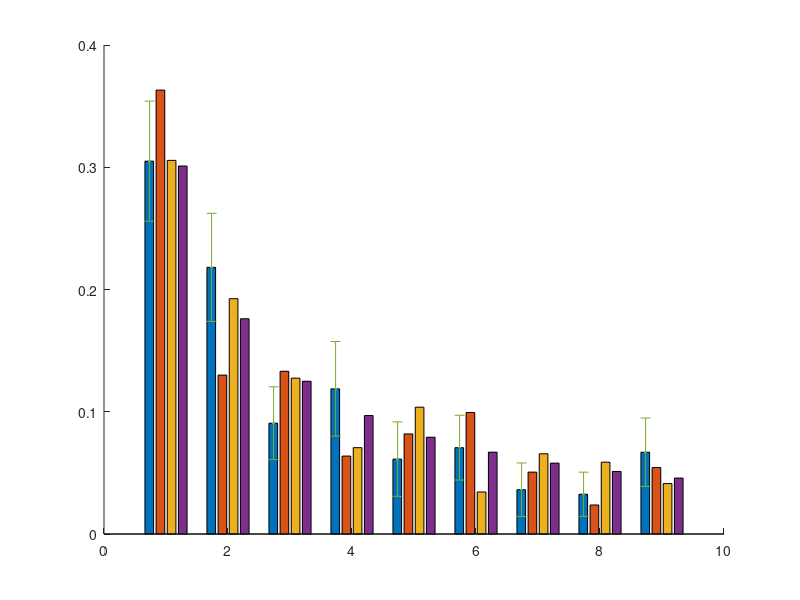

Write MATLAB code to recreate this figure. (Note: this script raises an error after producing the figure.)
%% calculating the frequency of first digit occurance in the data of reported
% cases and deaths for Iran, the US, and the UK and comparing to the 
% Benford distribution to examine irregularities in data

clear; %close all

%% data of reported cases and reported deaths for Iran, the US, and the UK
data = struct('ind',{[],[],[]});

iran_case = [2,5,18,29,43,61,95,139,245,388,593,978,1501,2336,2922,3513,4747,5823,6566,7161,8042,9000,10075,11364,12729,13938,14991,16169,17361,18407,19644,20610,21638,23049,24811,27017,29406,32332,35408,38309,41495,44605,47593]; % Iran reported cases from Feb19 to Apr1
iran_death = [2,2,4,6,8,12,16,19,26,34,43,54,66,77,92,108,124,145,194,237,291,354,429,514,611,724,853,988,1135,1284,1433,1556,1685]; % Iran reported deaths from Feb19 to Mar22
iran_data = [iran_case iran_death]; % combining total reported cases and deaths into one larger data set

us_case = [15,15,35,35,35,53,57,60,60,63,68,75,100,124,158,221,319,435,541,704,994,1301,1630,2183,2771,3617,4604,6357,9317,13898,19551,24418,33840,44189,55398,68905,86379,105217,124788,144980,168177,193353,220295]; % US reported cases from Feb19 to Apr1
us_death = [1,1,6,9,11,12,15,19,22,26,30,38,41,48,58,73,95,121,171,239,309,374,509,689,957,1260,1614,2110,2754,3251,4066,5151,6394,7576,8839,10384,11793,13298,15526,17691,19802,22038]; % US reported deaths from Feb29 to Apr10
us_data = [us_case us_death]; % combining total reported cases and deaths into one larger data set
    
uk_case = [9,9,13,13,13,13,16,20,23,36,39,51,87,116,164,209,278,321,383,460,590,798,1140,1391,1543,1950,2626,3269,3983,5018,5683,6650,8077,9529,11658,14543,17089,19522,22141,25150,29474]; % UK reported cases from Feb21 to Apr1
uk_death = [1,2,2,3,5,6,8,10,11,21,35,55,71,104,144,177,233,281,335,422,463,578,759,1019,1228,1408,1789,2352,2921,3605,4313,4934,5373,6159,7097,7978,8958]; % UK reported deaths from Mar5 to Apr10
uk_data = [uk_case uk_death]; %c ombining total reported cases and deaths into one larger data set
    
data(1).ind = iran_data;
data(2).ind = us_data;
data(3).ind = uk_data;


%% begin sampling of data and counting the frequency of first digits
loops = 40; %number of times we sample the data
num = 40; %size of sample

firstdig_stat = zeros(loops,9,size(data,2));

for counts = 1:size(data,2)
    
    for iters = 1:loops
        
        r = randperm(size(data(counts).ind,2)); % to randomly sample data of each country
        
        firstdig = zeros(num,1);
        
        %% finding the first digit and counting it's frequency of occurance
        for i = 1:num
            x = data(counts).ind(r(i));
            y = num2str(x);
            firstdig(i) = str2num(y(1));
        end
        
        for j = 1:9
            temp = find(firstdig==j);
            firstdig_stat(iters,j,counts) = size(temp,1);
        end
        
    end
end

%% finding the mean and standard deviation of the frequency of first digit occurance over the number of times we samle the data and normalizing them by the sample size
firstdig_stat_avgs = zeros(3,9);
firstdig_stat_stds = zeros(3,9);

for i =1:size(data,2)
    
firstdig_stat_avgs(i,:) = mean(firstdig_stat(:,:,i))/num;
firstdig_stat_stds(i,:) = std(firstdig_stat(:,:,i))/num;
    
end

%% Benford distribution
ben = zeros(1,9);
for j = 1:9 
    ben(j) = log10(1+(1/j));
end

%% plot the probability distributions and the error bars
bpcombined = [firstdig_stat_avgs(1,:); firstdig_stat_avgs(2,:); firstdig_stat_avgs(3,:); ben(1,:)]';
std_dev = [firstdig_stat_stds(1,:); firstdig_stat_stds(2,:); firstdig_stat_stds(3,:); zeros(1,9)]';
num = 9; % number of different subcategories
horizontal = 1:num;

figure;
hold on

hb = bar(horizontal, bpcombined, 'grouped');

% Errorbar
errH1 = errorbar(horizontal-0.265,bpcombined(:,1),std_dev(:,1),'.','Color','k');
errH2 = errorbar(horizontal-0.09,bpcombined(:,2),std_dev(:,2),'.','Color','k');
errH3 = errorbar(horizontal+0.09,bpcombined(:,3),std_dev(:,3),'.','Color','k');

errH1.LineWidth = 1;
errH2.LineWidth = 1;
errH3.LineWidth = 1;

axis([0 9.9 0 0.4])
xticks([1 2 3 4 5 6 7 8 9])

set(gca,'LineWidth',2); % changes the boarder line width
set(gca,'FontSize',25); % changes the axis markers font size
set(gca,'FontName','Times');
set(gca,'FontWeight','Demi');
set(gca,'Box','on');

set(get( gca, 'XLabel' ), 'Interpreter', 'latex' );
set(get( gca, 'YLabel' ), 'Interpreter', 'latex' );

ylabel('Probability','FontSize',25);
xlabel('First digit','FontSize',25);

legend({'Iran', 'USA', 'UK', 'BL probability distribution'});

